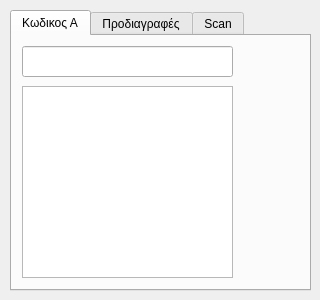
<?xml version="1.0" encoding="UTF-8"?>
<ui version="4.0">
 <class>profortosi_new_1_2Class</class>
 <widget class="QDialog" name="profortosi_new_1_2Class">
  <property name="geometry">
   <rect>
    <x>0</x>
    <y>0</y>
    <width>320</width>
    <height>300</height>
   </rect>
  </property>
  <property name="windowTitle">
   <string>Νέα προφόρτωση κατά κωδικό</string>
  </property>
  <widget class="QTabWidget" name="tabWidget">
   <property name="geometry">
    <rect>
     <x>10</x>
     <y>10</y>
     <width>301</width>
     <height>281</height>
    </rect>
   </property>
   <property name="currentIndex">
    <number>0</number>
   </property>
   <widget class="QWidget" name="tab">
    <attribute name="title">
     <string>Κωδικος Α</string>
    </attribute>
    <widget class="QLineEdit" name="lineEdit_2">
     <property name="geometry">
      <rect>
       <x>10</x>
       <y>10</y>
       <width>211</width>
       <height>31</height>
      </rect>
     </property>
    </widget>
    <widget class="QTableWidget" name="tableWidget_2">
     <property name="geometry">
      <rect>
       <x>10</x>
       <y>50</y>
       <width>211</width>
       <height>192</height>
      </rect>
     </property>
    </widget>
   </widget>
   <widget class="QWidget" name="tab_3">
    <attribute name="title">
     <string>Προδιαγραφές</string>
    </attribute>
   </widget>
   <widget class="QWidget" name="tab_2">
    <attribute name="title">
     <string>Scan</string>
    </attribute>
    <widget class="QLineEdit" name="lineEdit">
     <property name="geometry">
      <rect>
       <x>0</x>
       <y>10</y>
       <width>191</width>
       <height>31</height>
      </rect>
     </property>
    </widget>
    <widget class="QPushButton" name="deleteButton">
     <property name="enabled">
      <bool>false</bool>
     </property>
     <property name="geometry">
      <rect>
       <x>210</x>
       <y>50</y>
       <width>81</width>
       <height>41</height>
      </rect>
     </property>
     <property name="text">
      <string>Διαγραφή 
 Κωδικού</string>
     </property>
    </widget>
    <widget class="QTableWidget" name="tableWidget">
     <property name="geometry">
      <rect>
       <x>0</x>
       <y>50</y>
       <width>201</width>
       <height>192</height>
      </rect>
     </property>
    </widget>
    <widget class="QPushButton" name="finalButton">
     <property name="enabled">
      <bool>true</bool>
     </property>
     <property name="geometry">
      <rect>
       <x>210</x>
       <y>100</y>
       <width>81</width>
       <height>41</height>
      </rect>
     </property>
     <property name="text">
      <string>Οριστική
Καταχώρηση</string>
     </property>
    </widget>
    <widget class="QPushButton" name="pushTemp">
     <property name="enabled">
      <bool>true</bool>
     </property>
     <property name="geometry">
      <rect>
       <x>210</x>
       <y>150</y>
       <width>81</width>
       <height>41</height>
      </rect>
     </property>
     <property name="text">
      <string>Προσωρινή
Καταχώρηση</string>
     </property>
    </widget>
    <widget class="QPushButton" name="pushExit">
     <property name="enabled">
      <bool>true</bool>
     </property>
     <property name="geometry">
      <rect>
       <x>210</x>
       <y>200</y>
       <width>81</width>
       <height>41</height>
      </rect>
     </property>
     <property name="font">
      <font>
       <family>Times New Roman</family>
       <pointsize>36</pointsize>
       <weight>75</weight>
       <bold>true</bold>
      </font>
     </property>
     <property name="text">
      <string>Χ</string>
     </property>
    </widget>
    <widget class="QLabel" name="labelWeight">
     <property name="geometry">
      <rect>
       <x>210</x>
       <y>14</y>
       <width>81</width>
       <height>31</height>
      </rect>
     </property>
     <property name="font">
      <font>
       <family>AlArabiya</family>
       <pointsize>20</pointsize>
      </font>
     </property>
     <property name="text">
      <string/>
     </property>
    </widget>
   </widget>
  </widget>
 </widget>
 <layoutdefault spacing="6" margin="11"/>
 <resources/>
 <connections/>
</ui>
